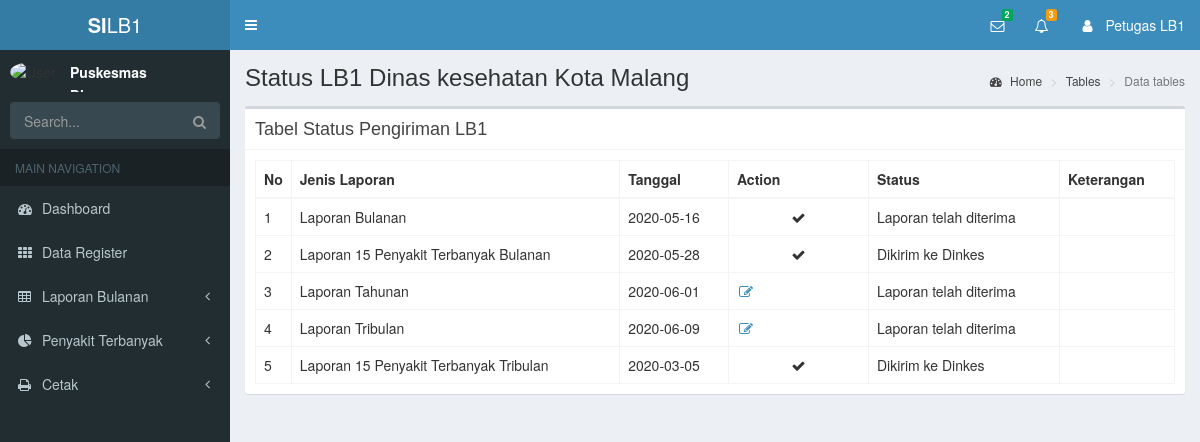
The app's page /index.php/laporan_bulanan/statusLB with its own data.
### tables this page shows
CREATE TABLE `detail_laporan` (
  `id_laporan` int(10) NOT NULL,
  `id_jp` int(10) NOT NULL,
  `jenis_laporan` varchar(100) NOT NULL,
  `kd_puskesmas` int(10) NOT NULL,
  `nama_puskesmas` varchar(100) NOT NULL,
  `status` int(10) NOT NULL,
  `tanggal` date NOT NULL,
  `datalb1` text NOT NULL,
  `ket` text NOT NULL,
  `pesan` int(10) NOT NULL,
  `waktu` time NOT NULL
);

### application/controllers/Laporan_bulanan.php (called while the page is built, shortened)
<?php
class Laporan_bulanan extends CI_Controller{
    function __construct(){
      $this->load->helper('url');
      $this->load->model('RekamMedis_model');
      $this->load->model('DataLB1_model');
      $this->load->helper(array('form', 'url'));
    }
    public function header()
    {
      $data['kp'] = $this->DataLB1_model->getKategoriPeny()->result();
      $pesan = $this->DataLB1_model->pesan();
      $data['pesan'] = count($pesan);
      $data['data_pesan'] = $pesan;
      $result = $this->DataLB1_model->notif();
      $data['notif'] = count($result);
      $data['data_notif'] = $result;
      $this->load->view('header/lb_header', $data);
    }
    public function statusLB()
    {
      $data['status'] = $this->DataLB1_model->tampil_status()->result();
      $this->load->view('laporan_bulanan/tabel_statusLB1', $data);
      $this->load->view('footer/lb_footer');
    }
}

### index.php (called while the page is built, shortened)
<?php
require_once BASEPATH.'core/CodeIgniter.php';

### application/models/DataLB1_model.php (called while the page is built, shortened)
<?php
class DataLB1_model extends CI_Model{
  public function notif()
  {
    $this->db->where("(status=1 OR status=11 OR status=3 OR status=4)", NULL, FALSE);
    $result = $this->db->get('detail_laporan')->result_array();
    return $result;
  }
  public function pesan()
  {
    $this->db->where('pesan', 5);
    $result = $this->db->get('detail_laporan')->result_array();
    return $result;
  }
  public function tampil_status()
  {
    return $this->db->get('detail_laporan');
  }
}

### application/views/laporan_bulanan/tabel_statusLB1.php (the view)
<div class="content-wrapper">
  <section class="content-header">
    <h1>
      Status LB1 Dinas kesehatan Kota Malang
    </h1>
    <ol class="breadcrumb">
      <li><a href="#"><i class="fa fa-dashboard"></i> Home</a></li>
      <li><a href="#">Tables</a></li>
      <li class="active">Data tables</li>
    </ol>
  </section>
  <section class="content">
    <div class="row">
      <div class="col-xs-12">
      <div class="box">
          <div class="box-header with-border">
            <h3 class="box-title">Tabel Status Pengiriman LB1</h3>
          </div>
          <div class="box-body">
            <table class="table table-bordered">
              <thead>
              <tr>
                <th style="width: 10px">No</th>
                <th >Jenis Laporan</th>
                <th >Tanggal</th>
                <th style="width: 140px" >Action</th>
                <th >Status</th>
                <th >Keterangan</th>
              </tr>
              </thead>
              <tbody>
              <?php $no =0; foreach ($status as $st ): $no++; ?>
              <tr>
                <td><?php echo $no?></td>
                <td><?php echo $st->jenis_laporan?></td>
                <td><?php echo $st->tanggal?></td>
                <?php if ($st->status == 0 ) { ?>
                  <td style="text-align: center;">-</td>
                <?php }elseif ($st->status == 11 || $st->status == 4) {?>
                  <td style="text-align: center;"><span class="fa fa-fw fa-times"></span></td>
                <?php }elseif ($st->status == 1 && $st->id_jp == 1 || $st->id_jp == 2 || $st->id_jp == 3) { ?>
                  <td><a class='fa fa-fw fa-edit' href="<?php echo site_url('laporan_bulanan/detailLB/' . $st->id_laporan);?>"><span class="menu-icon icon-edit"></span></a></td>
                <?php }elseif ($st->status == 1 && $st->id_jp == 4) { ?>
                  <td><a class='fa fa-fw fa-edit' href="<?php echo site_url('laporan_bulanan/detailPBln/' . $st->id_laporan);?>"><span class="menu-icon icon-edit"></span></a></td>
                <?php }elseif ($st->status == 1 && $st->id_jp == 5) { ?>
                  <td><a class='fa fa-fw fa-edit' href="<?php echo site_url('laporan_bulanan/detailPTri/' . $st->id_laporan);?>"><span class="menu-icon icon-edit"></span></a></td>
                <?php }elseif ($st->status == 1 && $st->id_jp == 6) { ?>
                  <td><a class='fa fa-fw fa-edit' href="<?php echo site_url('laporan_bulanan/detailPThn/' . $st->id_laporan);?>"><span class="menu-icon icon-edit"></span></a></td>
                <?php }elseif ($st->status == 2 || $st->status == 3) { ?>
                  <td style="text-align: center;"><span class="fa fa-fw fa-check"></span></td>
                <?php } ?>
                <td>
                  <?php if ($st->status == 0) {
                          echo "Perlu persetujuan Kepala puskesmas";
                      } else if ($st->status == 1) {
                          echo "Telah disetujui Kepala puskesmas";
                      } else if ($st->status == 2) {
                          echo "Dikirim ke Dinkes";
                      } elseif ($st->status == 3) {
                        echo "Laporan telah diterima";
                      } elseif ($st->status == 11) {
                        echo "Tidak disetujui Kepala puskesmas";
                      } elseif ($st->status == 4) {
                        echo "Tidak disetujui Dinkes";
                      }
                  ?>
                </td>
                <td><?php echo $st->ket ?></td>
              </tr>
              <?php endforeach;?>
              </tbody>
          </table>
          </div>
        </div>
      </div>
    </div>
  </section>
</div>

### records on screen
detail_laporan: jenis_laporan "Laporan Bulanan", tanggal "2020-05-16", status "Laporan telah diterima"
detail_laporan: jenis_laporan "Laporan 15 Penyakit Terbanyak Bulanan", tanggal "2020-05-28", status "Dikirim ke Dinkes"
detail_laporan: jenis_laporan "Laporan Tahunan", tanggal "2020-06-01", status "Laporan telah diterima"
detail_laporan: jenis_laporan "Laporan Tribulan", tanggal "2020-06-09", status "Laporan telah diterima"
detail_laporan: jenis_laporan "Laporan 15 Penyakit Terbanyak Tribulan", tanggal "2020-03-05", status "Dikirim ke Dinkes"

### other values on screen
$pesan "2"
$notif "3"
